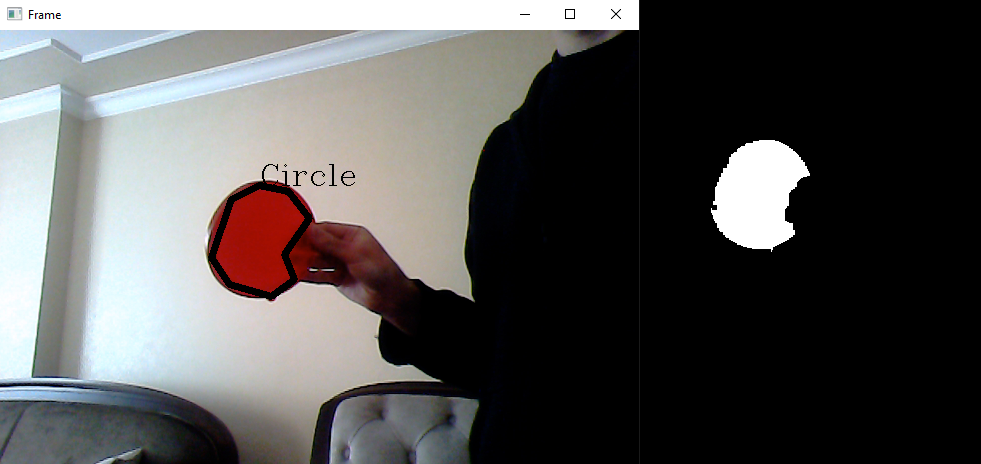
#> input picture circle.png, 981 x 464 px, given in place of the camera
$ python shapedetect.py
#> lines starting #> are read from the running program, lines starting #| are printed output that depends on the picture; after the words box and inside, x2 and y2 are one past the last pixel; in counts of white or black regions, pixels touching at a corner belong together
import cv2
import numpy as np

def nothing(x):
    pass


cap = cv2.VideoCapture(0)

cv2.namedWindow("Trackbars")
cv2.createTrackbar("L-H", "Trackbars", 0 , 180, nothing)
cv2.createTrackbar("L-S", "Trackbars", 66 , 255, nothing)
cv2.createTrackbar("L-V", "Trackbars", 134 , 255, nothing)
cv2.createTrackbar("U-H", "Trackbars", 180 , 180, nothing)
cv2.createTrackbar("U-S", "Trackbars", 255 , 255, nothing)
cv2.createTrackbar("U-V", "Trackbars", 243 , 255, nothing)

font = cv2.FONT_HERSHEY_COMPLEX

while True:
    _, frame = cap.read()
#> frame is the input picture: shape (464, 981, 3); mean B, G, R 86, 86.7, 88
    hsv = cv2.cvtColor(frame, cv2.COLOR_BGR2HSV)
#> hsv: shape (464, 981, 3); mean H, S, V 33, 27.1, 92.2

    l_h = cv2.getTrackbarPos("L-H", "Trackbars")
    l_s = cv2.getTrackbarPos("L-S", "Trackbars")
    l_v = cv2.getTrackbarPos("L-V", "Trackbars")
    u_h = cv2.getTrackbarPos("U-H", "Trackbars")
    u_s = cv2.getTrackbarPos("U-S", "Trackbars")
    u_v = cv2.getTrackbarPos("U-V", "Trackbars")

    lower_red = np.array([l_h, l_s, l_v])
    upper_red = np.array([u_h, u_s, u_v])

    mask = cv2.inRange(hsv, lower_red, upper_red)
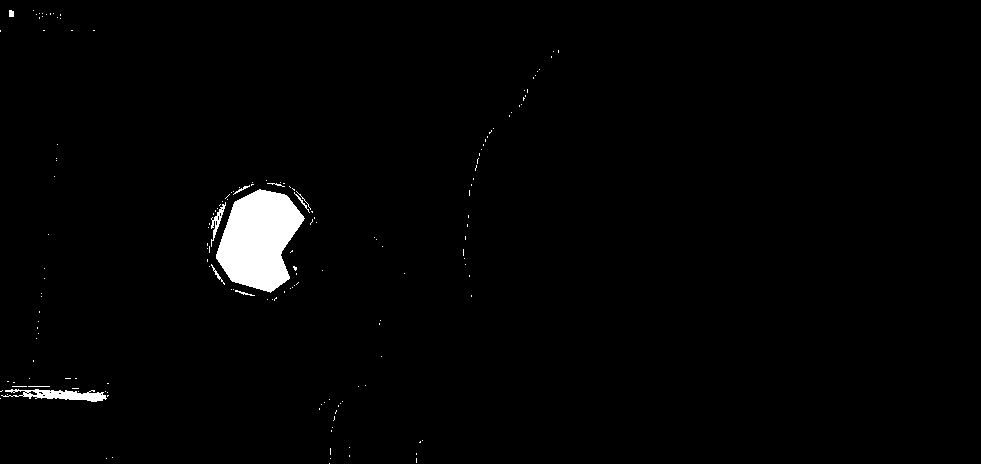
#> mask: shape (464, 981); 1.7% white; 165 white regions (154 under 20 px), largest, box (x1, y1, x2, y2) and area: (216, 189, 305, 293) 6100, (1, 389, 107, 402) 698, (211, 202, 226, 247) 175
    kernel = np.ones((5,5), np.uint8)
    mask = cv2.erode(mask, kernel)
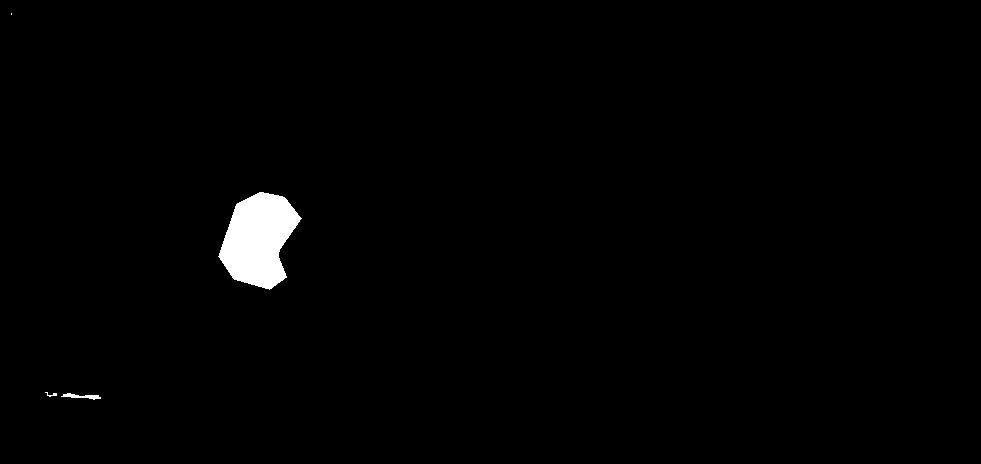
#> mask: shape (464, 981); 1.2% white; 4 white regions (1 under 20 px)

    #Contour detect
    cnt = int

    contours, _ =cv2.findContours(mask, cv2.RETR_TREE, cv2.CHAIN_APPROX_SIMPLE)
#> contours = 4 contours, 2 with area under 20; largest, box (x1, y1, x2, y2) and area: (218, 192, 302, 290) 5188, (61, 393, 101, 400) 86
    for cnt in contours:
        area = cv2.contourArea(cnt)
        approx = cv2.approxPolyDP(cnt, 0.02 * cv2.arcLength(cnt, True), True)
        x = approx.ravel()[0]
        y = approx.ravel()[1]
        if area > 400:
            cv2.drawContours(frame, [approx], 0, (0, 0, 0), 5)
            if len(approx) == 3:
                cv2.putText(frame, "Triangle", (x,y), font, 1, (0 ,0 ,0))
            elif len(approx) == 4:
                cv2.putText(frame, "Rectangle", (x,y), font, 1, (0 ,0 ,0))
            elif 8 < len(approx) < 25:
                cv2.putText(frame, "Circle", (x,y), font, 1, (0 ,0 ,0))
#> this loop made 4 passes
#> (area, x, y) on passes 1, 3: (86.5, 61, 396), (5188.5, 259, 192)
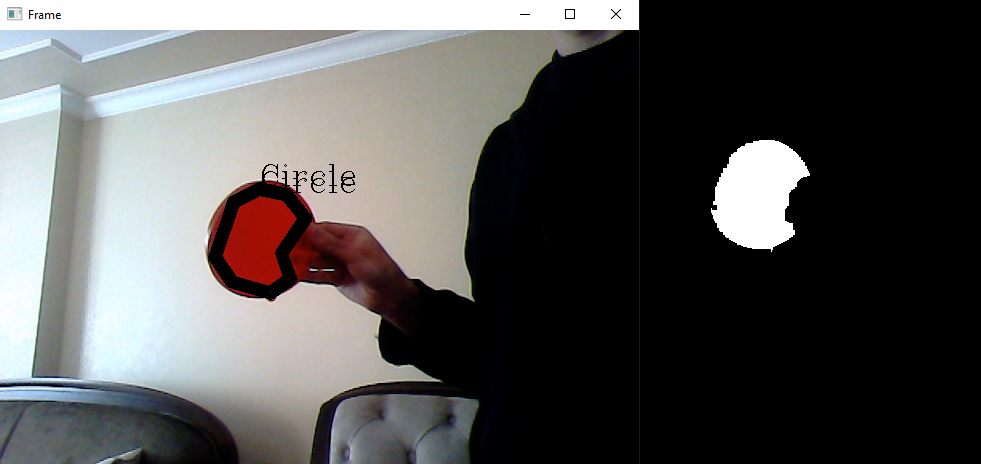
#> frame: shape (464, 981, 3); 0.44% of pixels changed, all inside (x1, y1, x2, y2) = (216, 171, 355, 292)


    cv2.imshow("Mask", mask)
    cv2.imshow("Frame", frame)
    #press esc to stop
    key = cv2.waitKey(1)
#> (key Esc is pressed here)
    if key == 27:
        break

cap.release()
cv2.destroyAllWindows()
